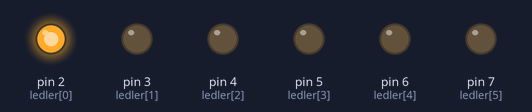
Bench run of a sketch on a simulated Arduino Uno, built with avr-gcc and run on an emulated ATmega328P. Shown: output pins drawn as LEDs (lit = HIGH).

Above: at 0.05 s.
At 0.35 s:
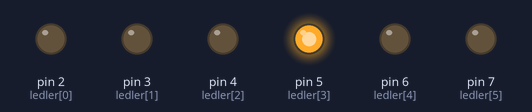
At 0.95 s:
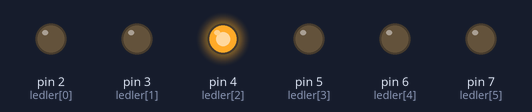
At 1.35 s:
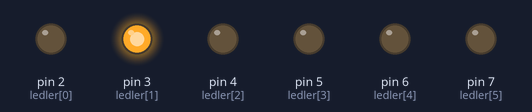
At 1.8 s:
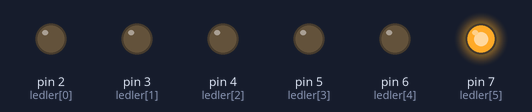
At 2.85 s:
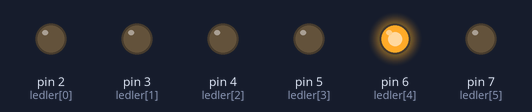
Timing chart, 0 to 3.1 s (numbered marks = the images above):
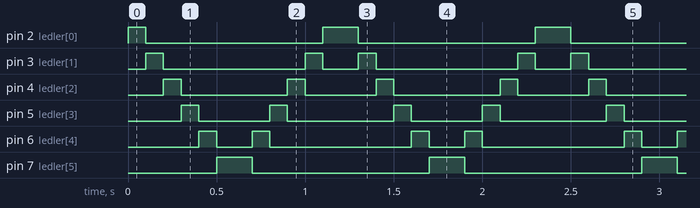

The sketch:

04_karasimsek.ino
```cpp
int ledler[] = {2,3,4,5,6,7}; // Degiskenleri belirttigimiz bir dizi tanimliyoruz.

void setup() {
  for(int i=0; i<6; i++) {  // for dongusununu 6 tekrar
    pinMode(ledler[i], OUTPUT); // i degiskeni = cikis
  }
}

void loop() {
  for(int i=0; i<6; i++) {
    digitalWrite(ledler[i], HIGH);
    delay(100);
    digitalWrite(ledler[i], LOW); // Ilk ledden besinci lede kadar sirasiyla yaniyor. Yani dongude ilk led yanar, soner ve ikinci led yanar. Ikıncı led sondugunde ise ucuncu led yanar ve dongu bu sekilde devam eder.
  }
  for(int j=5; j>-1; j--) {
    digitalWrite(ledler[j], HIGH);
    delay(100);
    digitalWrite(ledler[j], LOW);
  }
}
```

Measured:
- by itself, pin 2 (ledler[0]): repeats every 1.2 s: LOW 1.0 s, HIGH 0.20 s
- by itself, pin 3 (ledler[1]): repeats every 1.2 s: LOW 0.80 s, HIGH 0.10 s, LOW 0.20 s, HIGH 0.10 s
- by itself, pin 4 (ledler[2]): repeats every 1.2 s: LOW 0.60 s, HIGH 0.10 s, LOW 0.40 s, HIGH 0.10 s
- by itself, pin 5 (ledler[3]): repeats every 1.2 s: LOW 0.40 s, HIGH 0.10 s, LOW 0.60 s, HIGH 0.10 s
- by itself, pin 6 (ledler[4]): repeats every 1.2 s: LOW 0.20 s, HIGH 0.10 s, LOW 0.80 s, HIGH 0.10 s
- by itself, pin 7 (ledler[5]): alternates HIGH for 0.20 s and LOW for 1.0 s
